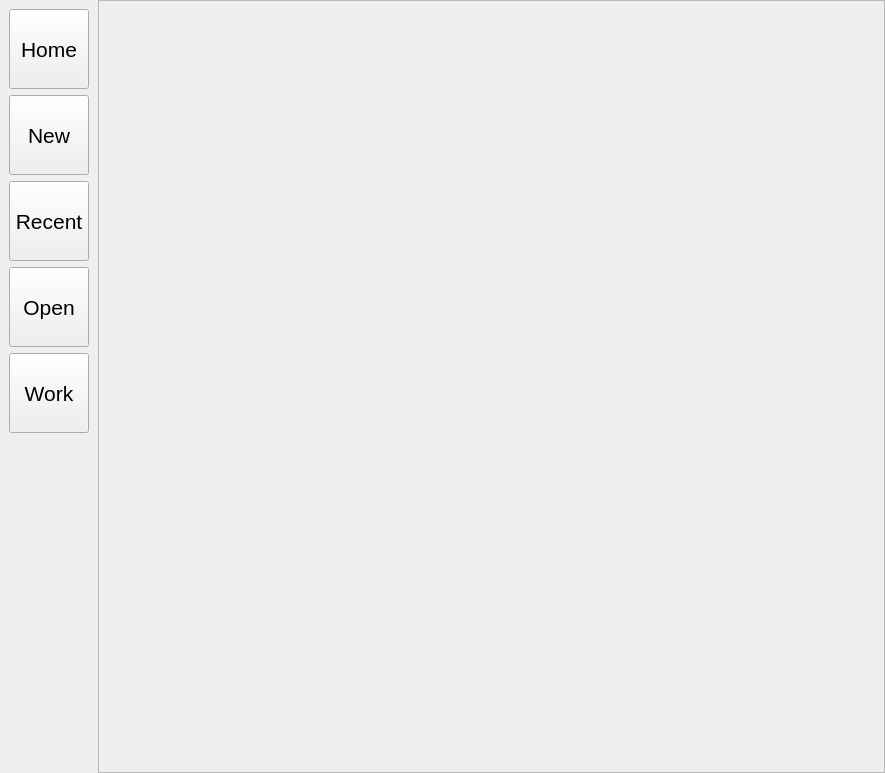
<?xml version="1.0" encoding="UTF-8"?>
<ui version="4.0">
 <class>MainWidget</class>
 <widget class="QWidget" name="MainWidget">
  <property name="geometry">
   <rect>
    <x>0</x>
    <y>0</y>
    <width>885</width>
    <height>773</height>
   </rect>
  </property>
  <property name="windowTitle">
   <string>XPA</string>
  </property>
  <layout class="QGridLayout" name="gridLayout">
   <property name="leftMargin">
    <number>0</number>
   </property>
   <property name="topMargin">
    <number>0</number>
   </property>
   <property name="rightMargin">
    <number>0</number>
   </property>
   <property name="bottomMargin">
    <number>0</number>
   </property>
   <property name="spacing">
    <number>0</number>
   </property>
   <item row="0" column="0">
    <widget class="QFrame" name="frame_sideTab">
     <property name="minimumSize">
      <size>
       <width>98</width>
       <height>0</height>
      </size>
     </property>
     <property name="maximumSize">
      <size>
       <width>100</width>
       <height>16777215</height>
      </size>
     </property>
     <property name="frameShape">
      <enum>QFrame::NoFrame</enum>
     </property>
     <property name="frameShadow">
      <enum>QFrame::Raised</enum>
     </property>
     <layout class="QVBoxLayout" name="verticalLayout">
      <item>
       <widget class="QToolButton" name="homeButton">
        <property name="minimumSize">
         <size>
          <width>80</width>
          <height>80</height>
         </size>
        </property>
        <property name="font">
         <font>
          <pointsize>16</pointsize>
         </font>
        </property>
        <property name="styleSheet">
         <string notr="true"/>
        </property>
        <property name="text">
         <string>Home</string>
        </property>
        <property name="icon">
         <iconset>
          <normaloff>../../../static/icon/home.png</normaloff>../../../static/icon/home.png</iconset>
        </property>
        <property name="iconSize">
         <size>
          <width>32</width>
          <height>32</height>
         </size>
        </property>
        <property name="toolButtonStyle">
         <enum>Qt::ToolButtonTextUnderIcon</enum>
        </property>
       </widget>
      </item>
      <item>
       <widget class="QToolButton" name="newButton">
        <property name="minimumSize">
         <size>
          <width>80</width>
          <height>80</height>
         </size>
        </property>
        <property name="font">
         <font>
          <pointsize>16</pointsize>
         </font>
        </property>
        <property name="text">
         <string>New</string>
        </property>
        <property name="icon">
         <iconset>
          <normaloff>../../../static/icon/new.png</normaloff>../../../static/icon/new.png</iconset>
        </property>
        <property name="iconSize">
         <size>
          <width>32</width>
          <height>32</height>
         </size>
        </property>
        <property name="toolButtonStyle">
         <enum>Qt::ToolButtonTextUnderIcon</enum>
        </property>
       </widget>
      </item>
      <item>
       <widget class="QToolButton" name="recentButton">
        <property name="minimumSize">
         <size>
          <width>80</width>
          <height>80</height>
         </size>
        </property>
        <property name="font">
         <font>
          <pointsize>16</pointsize>
         </font>
        </property>
        <property name="text">
         <string>Recent</string>
        </property>
        <property name="icon">
         <iconset>
          <normaloff>../../../static/icon/recent.png</normaloff>../../../static/icon/recent.png</iconset>
        </property>
        <property name="iconSize">
         <size>
          <width>32</width>
          <height>32</height>
         </size>
        </property>
        <property name="toolButtonStyle">
         <enum>Qt::ToolButtonTextUnderIcon</enum>
        </property>
       </widget>
      </item>
      <item>
       <widget class="QToolButton" name="openButton">
        <property name="minimumSize">
         <size>
          <width>80</width>
          <height>80</height>
         </size>
        </property>
        <property name="font">
         <font>
          <pointsize>16</pointsize>
         </font>
        </property>
        <property name="text">
         <string>Open</string>
        </property>
        <property name="icon">
         <iconset>
          <normaloff>../../../static/icon/open.png</normaloff>../../../static/icon/open.png</iconset>
        </property>
        <property name="iconSize">
         <size>
          <width>32</width>
          <height>32</height>
         </size>
        </property>
        <property name="toolButtonStyle">
         <enum>Qt::ToolButtonTextUnderIcon</enum>
        </property>
       </widget>
      </item>
      <item>
       <widget class="QToolButton" name="workButton">
        <property name="minimumSize">
         <size>
          <width>80</width>
          <height>80</height>
         </size>
        </property>
        <property name="font">
         <font>
          <pointsize>16</pointsize>
         </font>
        </property>
        <property name="text">
         <string>Work</string>
        </property>
        <property name="icon">
         <iconset>
          <normaloff>../../../static/icon/work.png</normaloff>../../../static/icon/work.png</iconset>
        </property>
        <property name="iconSize">
         <size>
          <width>32</width>
          <height>32</height>
         </size>
        </property>
        <property name="toolButtonStyle">
         <enum>Qt::ToolButtonTextUnderIcon</enum>
        </property>
       </widget>
      </item>
      <item>
       <spacer name="verticalSpacer">
        <property name="orientation">
         <enum>Qt::Vertical</enum>
        </property>
        <property name="sizeHint" stdset="0">
         <size>
          <width>20</width>
          <height>40</height>
         </size>
        </property>
       </spacer>
      </item>
     </layout>
    </widget>
   </item>
   <item row="0" column="1">
    <widget class="QFrame" name="frame_main">
     <property name="minimumSize">
      <size>
       <width>787</width>
       <height>727</height>
      </size>
     </property>
     <property name="frameShape">
      <enum>QFrame::StyledPanel</enum>
     </property>
     <property name="frameShadow">
      <enum>QFrame::Raised</enum>
     </property>
     <layout class="QVBoxLayout" name="verticalLayout_2">
      <property name="leftMargin">
       <number>0</number>
      </property>
      <property name="topMargin">
       <number>0</number>
      </property>
      <property name="rightMargin">
       <number>0</number>
      </property>
      <property name="bottomMargin">
       <number>0</number>
      </property>
      <item>
       <widget class="QStackedWidget" name="mainStackedWidget">
        <property name="currentIndex">
         <number>-1</number>
        </property>
       </widget>
      </item>
     </layout>
    </widget>
   </item>
  </layout>
 </widget>
 <resources/>
 <connections/>
</ui>
